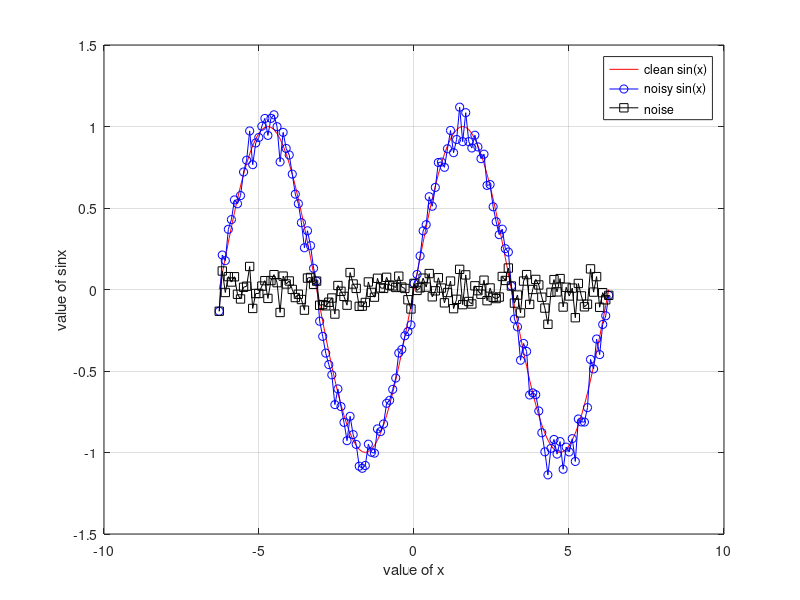

Source code (MATLAB):
clc; close all; clear all;
x=-2*pi:pi/32:2*pi;
y=sin(x);


db=20;
y1=awgn(y,db,'measured');
n=y1-y;


figure;
plot(x,y,'r',x,y1,'-bo',x,n,'-ks')
xlabel('value of x')
ylabel('value of sinx')
legend('clean sin(x)','noisy sin(x)', 'noise')
grid on

